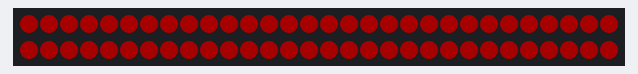
Bench run of a sketch on a simulated Arduino Uno, built with avr-gcc and run on an emulated ATmega328P. Shown: 60 RGB LEDs in strip order, left to right, continuing on the next row. Dim RGB values are drawn brighter than linear.

Above: at 0.1 s.
At 5.1 s:
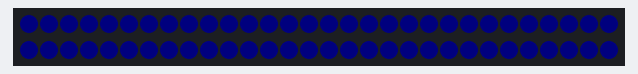
At 10.1 s:
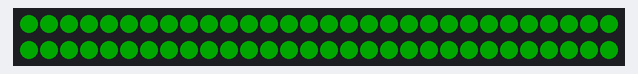

Measured:
- by itself, everything shown: repeats every 15.0 s, in 3 steps
- what the display in image 1 shows lasts 5.0 s, from 5.0 s to 10.0 s

The sketch:

_3_ColorSwitcher.ino
```cpp
// This program will setup the board attached to the BlinkyTape and display
// one color all across the LEDs 5 seconds it will display another color,
// then another, etc., etc. and loop back to be beginning.
// What is different from 2_ColorSwitcher is that we've moved all the code
// from the loop() into a function which we call from inside loop()

// You should get a feel for the loop from this.
// You should get a feel for better code and that you can call functions you
// declare outside loop() from within loop()
// You should learn about incrementing a counter and using a Case statement to
// act on different values

#include <FastLED.h>  // The FastLED libraries which talk to the LEDs

#define PIN_SIGNAL 13 // The pin on the board to which the lights are connected
#define LED_COUNT 60 // BlinkyTape has 60 LEDs!

struct CRGB leds[LED_COUNT]; // this struct contains 60 CRGB one for each LED
                            // FAST LED uses this to set the colors

int changeSpeed = 5000; // This how quickly we're going to change the lights.
                        // Time in milliseconds. 1 second is 1000 milliseconds

int colorID = 1; // is an ID we're going to use to pick what color to show.
                 // IDs are nice because you can do math on them, like
                 // increment them by one ex: colorID++

// Everything in setup() is run 1 time before loop() runs
void setup()
{
  LEDS.addLeds<WS2812B, PIN_SIGNAL, GRB>(leds, LED_COUNT); // BlinkyBoard Config
  LEDS.showColor(CRGB(0, 0, 0)); // OFF
                                 // Start with all the lights off
  LEDS.setBrightness(40); // Mid Level
                          // Set the brightness level one time while we're
                          // setting up the whole BlinkyTape
}

// This is a function. Notice it is outside the Setup or the loop functions.
// We  can call this from inside the loop or the setup.
// This function changes the color depending on what the value of colorID is.
void changeColor(){
  switch (colorID){
    case 1:
        // Red
      for( int k=0; k<LED_COUNT; k++) {
        leds[k] = CRGB( 255, 0, 0);
        }
      break;
    case 2:
      // Blue
      for( int k=0; k<LED_COUNT; k++) {
        leds[k] = CRGB( 0, 0, 25);
        }
      break;
    case 3:
      // Green
      for( int k=0; k<LED_COUNT; k++) {
        leds[k] = CRGB( 0, 255, 0);
        }
      break;
    }
    LEDS.show(); // Send the current color to the BlinkyTape
  }


// loop() runs continuously as long as power is supplied.
// This where we make the BlinkyTape do things, where we can call other
// functions, wait for button presses, etc.

void loop() {
  changeColor();  // Call ChangeColor which will be RED because colorID is 1

// This next part reads like this in English.
// If colorID is less than 3 then increment colorID by 1.
// Otherwise (else) set colorID to 1.
// There are 3 values for colorID (1, 2, 3), when colorID is 3, set it to 1

  if (colorID < 3){
    colorID++;                  // here we're incrementing colorID by 1
    } else {
      colorID = 1;
    }
  delay(changeSpeed);  // This is the same delay we used in other samples
}
```
